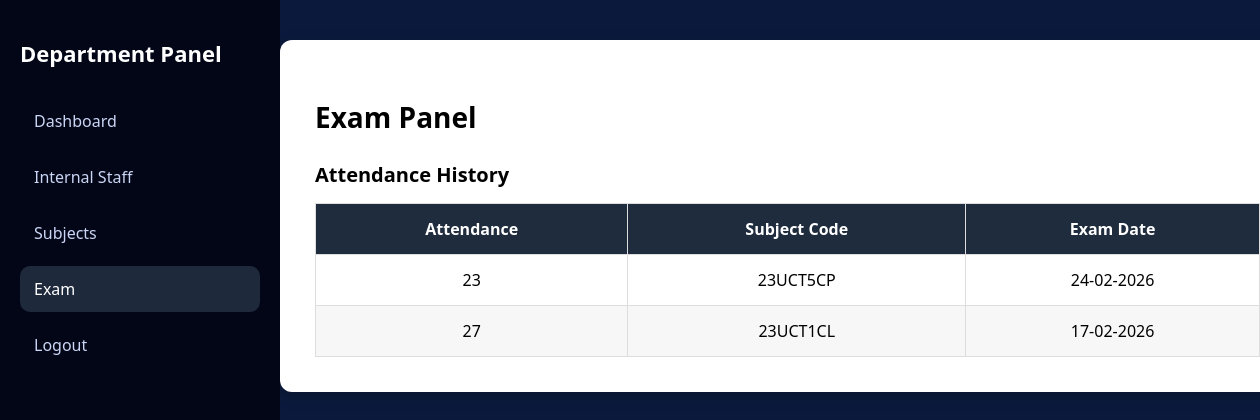
Screenshot of /department/exam_panel.php (signed in) with the database file from the repository.
### tables this page shows
CREATE TABLE IF NOT EXISTS `exams` (
  `id` int NOT NULL AUTO_INCREMENT,
  `stream` varchar(50) NOT NULL,
  `department` int DEFAULT NULL,
  `subject_code` varchar(20) DEFAULT NULL,
  `subject_name` varchar(150) DEFAULT NULL,
  `semester` varchar(20) DEFAULT NULL,
  `exam_date` date DEFAULT NULL,
  `lab_no` varchar(50) NOT NULL,
  `internal_staff_id` int DEFAULT NULL,
  `created_by` int DEFAULT NULL,
  `created_at` timestamp NULL DEFAULT CURRENT_TIMESTAMP,
  `external_staff_id` int DEFAULT NULL,
  `session` enum('forenoon','afternoon','forenoon_afternoon') DEFAULT NULL,
  `exam_time` varchar(100) DEFAULT NULL,
  `external_claim_status` varchar(20) DEFAULT NULL,
  `internal_claim_status` varchar(20) DEFAULT NULL,
  `reminder_sent` tinyint(1) DEFAULT '0',
  PRIMARY KEY (`id`),
  UNIQUE KEY `unique_lab_date` (`lab_no`,`exam_date`),
  UNIQUE KEY `uq_subject_code` (`subject_code`),
  UNIQUE KEY `uq_date_lab` (`exam_date`,`lab_no`),
  UNIQUE KEY `uq_department_date` (`department`,`exam_date`),
  KEY `fk_internal_staff` (`internal_staff_id`),
  KEY `fk_external_staff` (`external_staff_id`)
);

### department/exam_panel.php (the view, shortened to what this page needs)
<?php
require '../config/db.php';
$dept_id = $_SESSION['user_id'];
include 'dept_sidebar.php';
?>
<!DOCTYPE html>
<html>
<head>
</head>
<body>
<div class="card">
<h2>Exam Panel</h2>
<?php
$stmt2 = $conn->prepare("
    SELECT
        e.subject_code,
        e.exam_date,
        (a.forenoon_count + a.afternoon_count) AS total
    FROM exams e
    JOIN attendance a ON e.id = a.exam_id
    WHERE e.department = ?          -- ✅ filter by department
    ORDER BY e.exam_date DESC
");
$stmt2->bind_param("i", $dept_id);
$stmt2->execute();
$res2 = $stmt2->get_result();
?>
<h3>Attendance History</h3>
<?php if($res2->num_rows > 0): ?>
<table>
    <thead>
        <tr>
            <th>Attendance</th>
            <th>Subject Code</th>
            <th>Exam Date</th>
        </tr>
    </thead>
    <tbody>
        <?php while($row = $res2->fetch_assoc()): ?>
        <tr>
            <td><?= $row['total'] ?></td>
            <td><?= $row['subject_code'] ?></td>
            <td><?= date('d-m-Y', strtotime($row['exam_date'])) ?></td>
        </tr>
        <?php endwhile; ?>
    </tbody>
</table>
<?php else: ?>
<p class="no-record">No attendance records found.</p>
<?php endif; ?>
</div>
</body>
</html>

### department/exam_panel.php (style rules this page uses)
body { font-family: 'Segoe UI', Tahoma, sans-serif; background:#0b1a3c; margin:0; }
.card { background:white; width:75%; margin:40px 0 40px 280px; padding:35px; border-radius:12px; box-shadow: 0 4px 15px rgba(0,0,0,0.2); }
h2 { font-size:28px; margin-bottom:10px; font-weight:600; }
h3 { font-size:20px; margin-top:25px; margin-bottom:10px; font-weight:600; }
table { width:100%; border-collapse: collapse; margin-top:15px; font-size:16px; }
th, td { padding:14px; border:1px solid #ddd; text-align:center; }
th { background:#1f2c3d; color:white; font-weight:600; }
tbody tr:nth-child(even) { background:#f7f7f7; }

### rows the page displays
exams: total "23", subject_code "23UCT5CP", exam_date "24-02-2026"
exams: total "27", subject_code "23UCT1CL", exam_date "17-02-2026"
